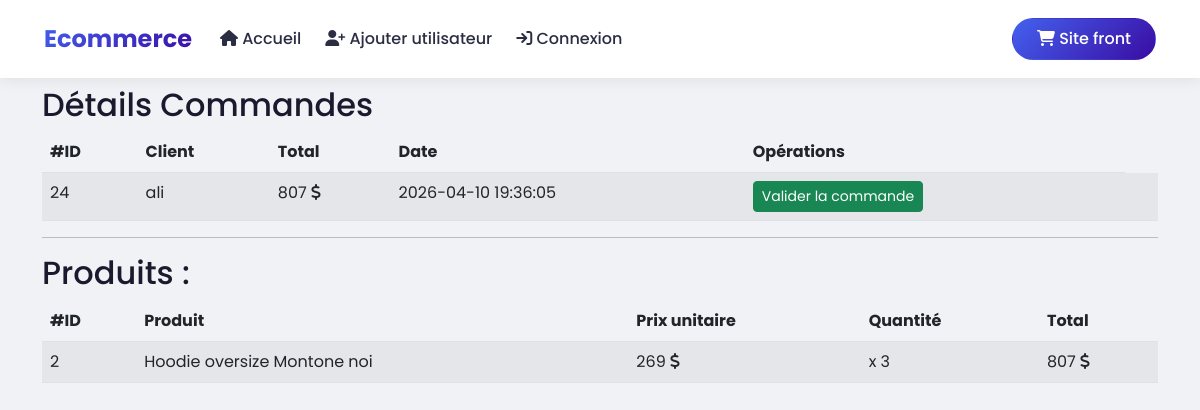
Page /commande.php?id=24 on the committed database.
### tables this page shows
CREATE TABLE `commande` (
  `id` int(11) NOT NULL,
  `id_client` int(11) NOT NULL,
  `total` decimal(10,0) NOT NULL,
  `valide` int(11) NOT NULL DEFAULT 0,
  `date_creation` datetime NOT NULL DEFAULT current_timestamp()
);

CREATE TABLE `utilisateur` (
  `id` int(11) NOT NULL,
  `login` varchar(100) NOT NULL,
  `password` varchar(150) NOT NULL,
  `date_creation` date NOT NULL
);

CREATE TABLE `ligne_commande` (
  `id` int(11) NOT NULL,
  `id_produit` int(11) NOT NULL,
  `id_commande` int(11) NOT NULL,
  `prix` decimal(10,0) NOT NULL,
  `quantite` int(11) NOT NULL,
  `taille` varchar(10) DEFAULT NULL,
  `total` decimal(10,0) NOT NULL
);

CREATE TABLE `produit` (
  `id` int(11) NOT NULL,
  `libelle` varchar(100) NOT NULL,
  `prix` decimal(10,0) NOT NULL,
  `discount` int(11) NOT NULL,
  `id_categorie` int(11) NOT NULL,
  `date_creation` datetime NOT NULL,
  `description` varchar(255) NOT NULL,
  `image` varchar(150) NOT NULL
);

### commande.php (the view, shortened to what this page needs)
<?php
require_once 'include/database.php';
$idCommande = $_GET['id'];
$sqlState = $pdo->prepare('SELECT commande.*,utilisateur.login as "login" FROM commande
            INNER JOIN utilisateur ON commande.id_client = utilisateur.id
                                               WHERE commande.id = ?
                                               ORDER BY commande.date_creation DESC');
$sqlState->execute([$idCommande]);
$commande = $sqlState->fetch(PDO::FETCH_ASSOC);
?>
<!doctype html>
<html lang="en">
<head>
    <?php include 'include/head.php' ?>
</head>
<body>
    <?php include 'include/nav.php' ?>
    <div class="container py-2">
        <h2>Détails Commandes</h2>
        <table class="table table-striped table-hover">
            <thead>
                <tr>
                    <th>#ID</th>
                    <th>Client</th>
                    <th>Total</th>
                    <th>Date</th>
                    <th>Opérations</th>
                </tr>
            </thead>
            <tbody>
                <?php
                $sqlStateLigneCommandes = $pdo->prepare('SELECT ligne_commande.*,produit.libelle,produit.image from ligne_commande
                                                        INNER JOIN produit ON ligne_commande.id_produit = produit.id
                                                        WHERE id_commande = ?
                                                        ');
                $sqlStateLigneCommandes->execute([$idCommande]);
                $lignesCommandes = $sqlStateLigneCommandes->fetchAll(PDO::FETCH_OBJ);
                ?>
                <tr>
                    <td><?php echo $commande['id'] ?></td>
                    <td><?php echo $commande['login'] ?></td>
                    <td><?php echo $commande['total'] ?> <i class="fa fa-solid fa-dollar"></i></td>
                    <td><?php echo $commande['date_creation'] ?></td>
                    <td>
                        <?php if ($commande['valide'] == 0): ?>
                            <a class="btn btn-success btn-sm"
                                href="valider_commande.php?id=<?= $commande['id'] ?>&etat=1">Valider la commande</a>
                        <?php else: ?>
                            <a class="btn btn-danger btn-sm"
                                href="valider_commande.php?id=<?= $commande['id'] ?>&etat=0">Annuler la commande</a>
                        <?php endif; ?>
                    </td>
                    <td>
                    </td>
                </tr>
            </tbody>
        </table>
        <hr>
        <h2>Produits : </h2>
        <table class="table table-striped table-hover">
            <thead>
                <tr>
                    <th>#ID</th>
                    <th>Produit</th>
                    <th>Prix unitaire</th>
                    <th>Quantité</th>
                    <th>Total</th>
                </tr>
            </thead>
            <tbody>
                <?php foreach ($lignesCommandes as $lignesCommande): ?>
                    <tr>
                        <td><?php echo $lignesCommande->id ?></td>
                        <td><?php echo $lignesCommande->libelle ?></td>
                        <td><?php echo $lignesCommande->prix ?> <i class="fa fa-solid fa-dollar"></i></td>
                        <td>x <?php echo $lignesCommande->quantite ?></td>
                        <td><?php echo $lignesCommande->total ?> <i class="fa fa-solid fa-dollar"></i></td>
                    </tr>
                <?php endforeach; ?>
            </tbody>
        </table>
    </div>
</body>
</html>

### assets/css/style.css (style rules this page uses)
:root { --primary: #4361ee; --primary-dark: #3a0ca3; --secondary: #f72585; --success: #2ec973; --danger: #ef476f; --dark: #1a1a2e; --gray: #6c757d; --light: #f0f2f5; --white: #ffffff; }
* { margin: 0; padding: 0; box-sizing: border-box; }
body { font-family: "Poppins", sans-serif; background: var(--light); color: var(--dark); }

### rows in the picture
commande: id "24", utilisateur.login "ali", total "807", date_creation "2026-04-10 19:36:05"
ligne_commande: id "2", id_produit.libelle "Hoodie oversize Montone noi", prix "269", quantite "3", total "807"
